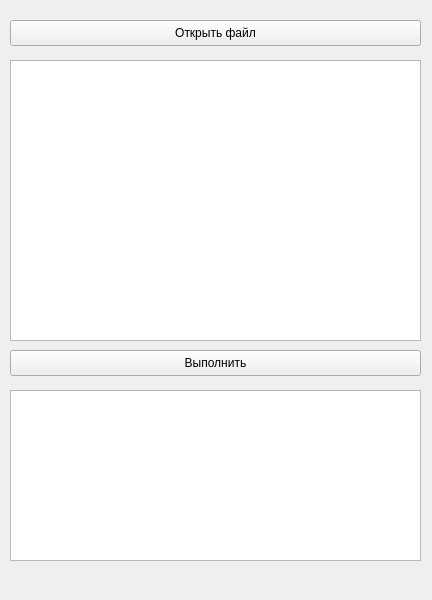
<?xml version="1.0" encoding="UTF-8"?>
<ui version="4.0">
 <class>MainWindow</class>
 <widget class="QMainWindow" name="MainWindow">
  <property name="geometry">
   <rect>
    <x>0</x>
    <y>0</y>
    <width>432</width>
    <height>600</height>
   </rect>
  </property>
  <property name="windowTitle">
   <string>MainWindow</string>
  </property>
  <widget class="QWidget" name="centralwidget">
   <widget class="QTextEdit" name="textEdit">
    <property name="geometry">
     <rect>
      <x>10</x>
      <y>60</y>
      <width>411</width>
      <height>281</height>
     </rect>
    </property>
   </widget>
   <widget class="QTextBrowser" name="textBrowser">
    <property name="geometry">
     <rect>
      <x>10</x>
      <y>390</y>
      <width>411</width>
      <height>171</height>
     </rect>
    </property>
   </widget>
   <widget class="QPushButton" name="execute">
    <property name="geometry">
     <rect>
      <x>10</x>
      <y>350</y>
      <width>411</width>
      <height>26</height>
     </rect>
    </property>
    <property name="text">
     <string>Выполнить</string>
    </property>
   </widget>
   <widget class="QPushButton" name="openFile">
    <property name="geometry">
     <rect>
      <x>10</x>
      <y>20</y>
      <width>411</width>
      <height>26</height>
     </rect>
    </property>
    <property name="text">
     <string>Открыть файл</string>
    </property>
   </widget>
  </widget>
  <widget class="QMenuBar" name="menubar">
   <property name="geometry">
    <rect>
     <x>0</x>
     <y>0</y>
     <width>432</width>
     <height>23</height>
    </rect>
   </property>
  </widget>
 </widget>
 <resources/>
 <connections/>
</ui>
